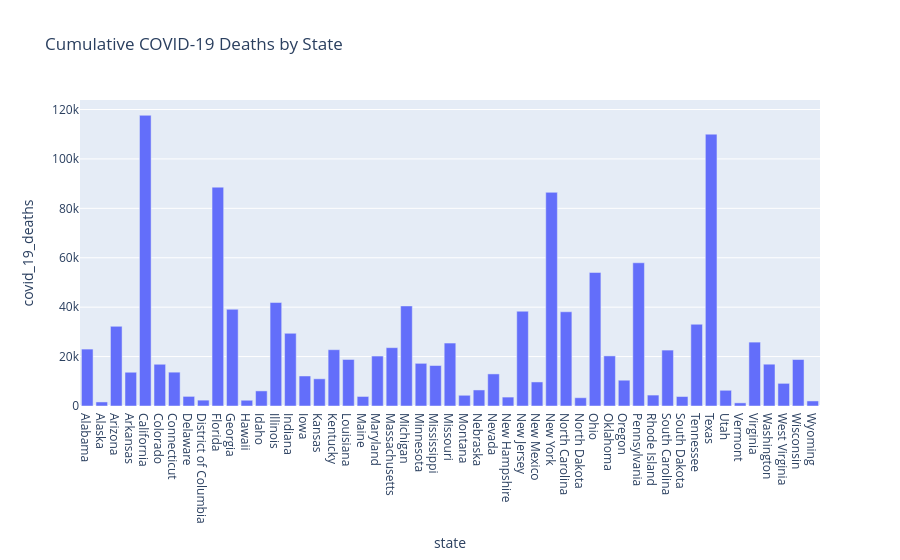

Write notebook code for a chart like this one.
### Code cell
px.bar(df, x='state', y='covid_19_deaths', title='Cumulative COVID-19 Deaths by State')

### Figure 1 — Plotly figure (JSON) as saved in the notebook; plotly's stock layout.template omitted (floating-point values rounded to 4 significant figures)
{"data": [{"hovertemplate": "state=%{x}<br>covid_19_deaths=%{y}<extra></extra>", "legendgroup": "", "marker": {"color": "#636efa", "pattern": {"shape": ""}}, "name": "", "orientation": "v", "showlegend": false, "textposition": "auto", "type": "bar", "x": ["Alabama", "Alaska", "Arizona", "Arkansas", "California", "Colorado", "Connecticut", "Delaware", "District of Columbia", "Florida", "Georgia", "Hawaii", "Idaho", "Illinois", "Indiana", "Iowa", "Kansas", "Kentucky", "Louisiana", "Maine", "Maryland", "Massachusetts", "Michigan", "Minnesota", "Mississippi", "Missouri", "Montana", "Nebraska", "Nevada", "New Hampshire", "New Jersey", "New Mexico", "New York", "North Carolina", "North Dakota", "Ohio", "Oklahoma", "Oregon", "Pennsylvania", "Rhode Island", "South Carolina", "South Dakota", "Tennessee", "Texas", "Utah", "Vermont", "Virginia", "Washington", "West Virginia", "Wisconsin", "Wyoming"], "xaxis": "x", "y": [23035, 1638, 32243, 13662, 117655, 16894, 13690, 3888, 2373, 88566, 39142, 2332, 6111, 41877, 29422, 12156, 11008, 22788, 18834, 3861, 20215, 23613, 40500, 17271, 16390, 25482, 4339, 6491, 12989, 3612, 38358, 9735, 86475, 38135, 3353, 54045, 20274, 10436, 57966, 4422, 22634, 3836, 33086, 110019, 6357, 1271, 25858, 16916, 9169, 18806, 2044], "yaxis": "y"}], "layout": {"barmode": "relative", "legend": {"tracegroupgap": 0}, "title": {"text": "Cumulative COVID-19 Deaths by State"}, "xaxis": {"anchor": "y", "domain": [0, 1], "title": {"text": "state"}}, "yaxis": {"anchor": "x", "domain": [0, 1], "title": {"text": "covid_19_deaths"}}}}
